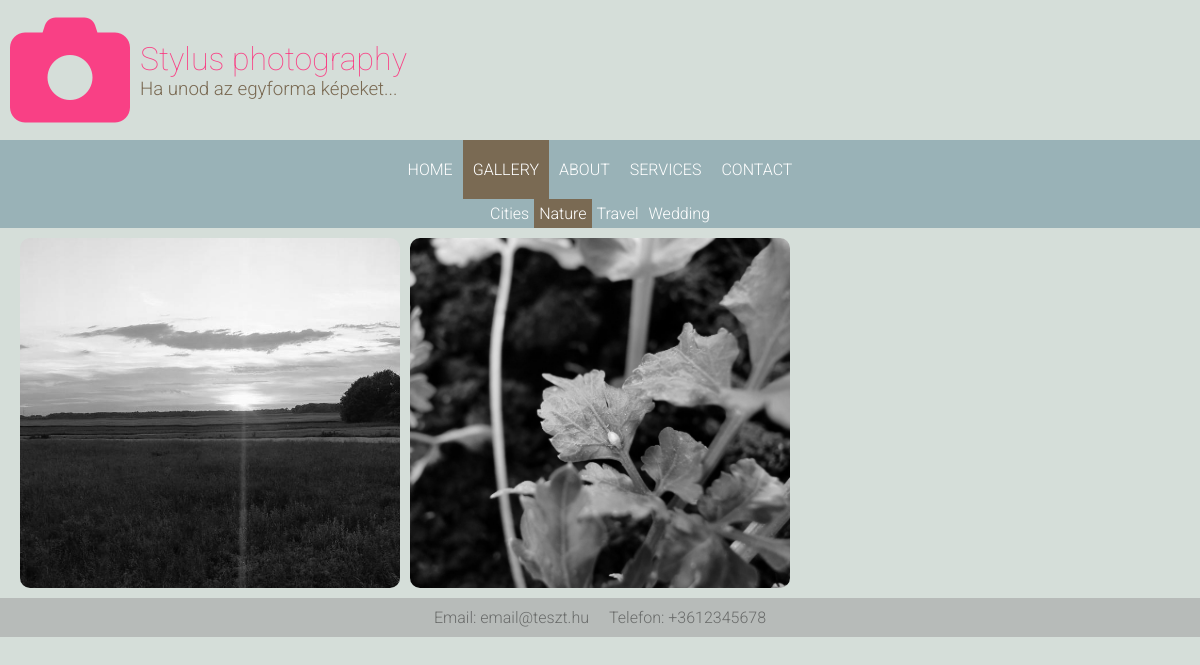
Page /gallery/?category=Nature on the earlier database version.
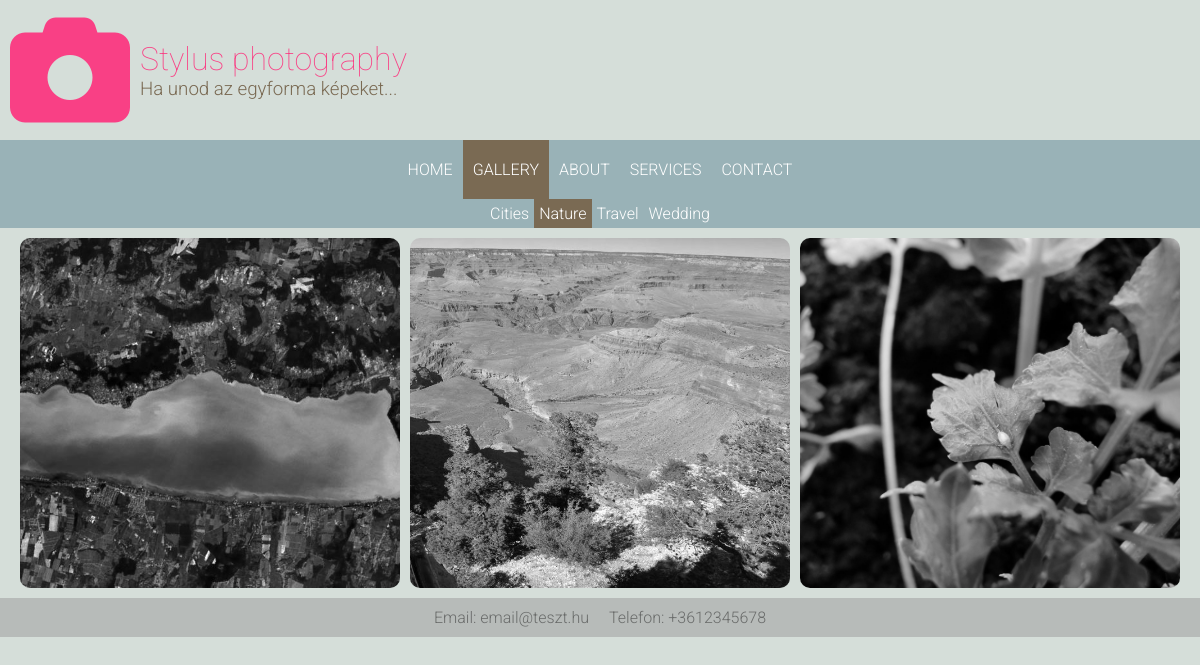
Same page on the later database version.
### pages/models.py (models this page shows, shortened)
class SiteInfo(models.Model):
    site_name = models.CharField("Oldalnév", max_length=200)                # kötelezően kitöltendő mező
    image = models.ImageField("Logo", upload_to="logo", blank=True)    # megadom a kép nevét és a mentés helyét...
    subtitle = models.CharField("Alcím", max_length=200)                    # kötelezően kitöltendő mező
    email = models.EmailField("Email", max_length=200, blank=True)          # opcionálisan kitöltendő mező
    phone = models.CharField("Telefon", max_length=200, blank=True)         # opcionálisan kitöltendő mező
    class Meta:
        verbose_name_plural = "Oldal adatok"                                # admin felületen a PAGES részben lévő adat neve ( lényegében a jelen osztály nevét írjuk így felül megjelenítéskor)

### gallery/models.py (models this page shows, shortened)
class Category(models.Model):
    title = models.CharField("Kategória név", max_length=200)
    class Meta:
        verbose_name_plural = "Kategóriák"
    def __str__(self):
        return self.title

class Photo(models.Model):
    category = models.ForeignKey(Category, on_delete=models.CASCADE)
    title = models.CharField("Cím", max_length=200)
    image = models.ImageField("Kép", upload_to="photos")
    description = models.TextField("Leírás", max_length=2000)
    uploaded = models.DateTimeField(auto_now_add=True)
    slug = models.SlugField(max_length=200, blank=True, editable=False)
    class Meta:
        verbose_name_plural = "Fotók"

### gallery/views.py (the view)
# urls.py: path('', GalleryView.as_view(), name="gallery_home"),
class GalleryView(ListView):
    model = Photo
    template_name = "gallery/gallery_home.html"
    context_object_name = "photos"
    extra_context = {
        "categories": Category.objects.order_by("title")
    }
    def get_queryset(self):
        photos = Photo.objects.order_by('-uploaded')
        category_name = self.request.GET.get("category")
        if category_name:
            photos = Photo.objects.filter(category__title=category_name)
            photos = photos.order_by('-uploaded')
        print(category_name)
        return photos

### pages/context_processors.py (called while the page is built)
def global_context(request):
    site_infos = SiteInfo.objects.all()
    if not site_infos:
        return {}
    return {
        "site_name": site_infos[0].site_name,
        "logo": site_infos[0].image,
        "site_subtitle": site_infos[0].subtitle,
        "email": site_infos[0].email,
        "phone": site_infos[0].phone,
    }

### templates/gallery/gallery_home.html (shortened to what this page needs)
{% extends '_base.html' %}
{% block content %}
    <div class="thumbnail_layout">
        {% for photo in photos %}
            <a href="{% url 'gallery_home' %}{{ photo.slug }}/" class="thumbnail_item" style="background-image: url({{ photo.image.url }})">
            </a>
        {% endfor %}
    </div>
{% endblock content %}

### templates/_base.html (shortened to what this page needs)
{% load static %}
<!DOCTYPE html>
<html lang="en">
<head>
    <link rel="stylesheet" href="{% static '/css/main.css' %}">
    <link rel="stylesheet" href="{% static '/css/mobile.css' %}">
</head>
<body>
    <div class="site_header_layout">
        <i class="fas fa-camera site-logo"></i>
        <div>
            <h1 style="margin: 0">{{ site_name }}</h1>
            <h3>{{ site_subtitle }}</h3>
        </div>
    </div>
    {% include '_navbar.html' %}
<div class="content_container">
    {% block content %}
    {% endblock content %}
</div>
    <div class="site_footer_layout">
        <p>Email: {{ email }}</p>
        <p>Telefon: {{ phone }}</p>
    </div>
</body>
</html>

### templates/_navbar.html
<div class = "navbar">
    <div class="nav_links">
    <a href="{% url 'home' %}" class="navbutton {% if request.get_full_path == '/' %}active{% endif %}">HOME</a>
    <a href="{% url 'gallery_home' %}" class="navbutton {% if '/gallery/' in request.path %}active{% endif %}">GALLERY</a>
    <a href="{% url 'about' %}" class="navbutton {% if request.get_full_path == '/about/' %}active{% endif %}">ABOUT</a>
    <a href="{% url 'services' %}" class="navbutton {% if request.get_full_path == '/services' %}active{% endif %}">SERVICES</a>
    <a href="{% url 'contact' %}" class="navbutton {% if request.get_full_path == '/contact/' %}active{% endif %}">CONTACT</a>
    </div>
    <div class="nav_links">
        {% for category in categories %}
            <a href="{% url 'gallery_home' %}?category={{ category.title }}" class="navbutton category {% if request.GET.category == category.title %}active{% endif %}">{{ category.title }}</a>
        {% endfor %}
    </div>
</div>

### static_dev/css/main.css (style rules this page uses)
body { background-color: #D5DED9; color: #7A6A53; font-family: 'Roboto', sans-serif; font-weight: 300; margin: 0; }
h1, h2, h3 { font-weight: 100; }
h1 { color: #f94085; }
h3 { margin: 0px; font-weight: 300; }
a { color: #7A6A53; text-decoration: none; }
.site-logo { color: #f94085; font-size: 120px; margin: 10px; }
.site_header_layout { display: flex; align-items: center; }
.site_footer_layout { display: flex; justify-content: center; background-color: #b7bbb9; color: #6a6c6b; }
.site_footer_layout p { margin: 10px; }
.content_container { margin-right: 20px; margin-left: 20px; margin-bottom: 10px; margin-top: 10px; }

### static_dev/css/navbar.css (style rules this page uses)
.navbar { background-color: #99B2B7; display: flex; flex-direction: column; justify-content: center; }
.nav_links { display: flex; justify-content: center; }
.navbutton { color: white; padding: 20px 10px; }
.category { padding: 5px 5px; }
.active { background-color: #7A6A53; color: white; }

### static_dev/css/gallery.css (style rules this page uses)
.thumbnail_layout { display: grid; grid-template-columns: repeat(auto-fill, minmax(350px, 1fr)); grid-gap: 10px; }
.thumbnail_item { width: 100%; height: 350px; border-radius: 10px; background-position: center; background-size: cover; overflow: hidden; filter: grayscale(100%); }

Differences in the rows shown:
no longer on this page (row edited): Photo: image (picture)
added Photo: image (picture)
added Photo: image (picture)
